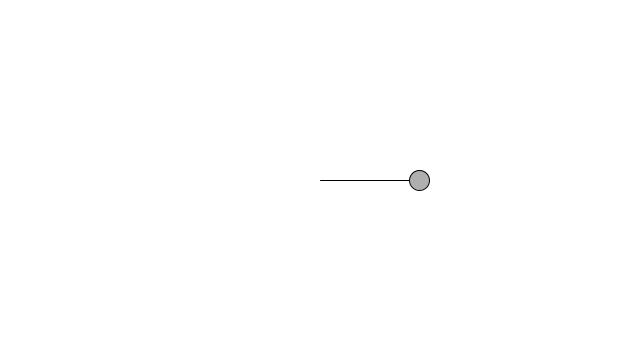
Frame 1 (no input)
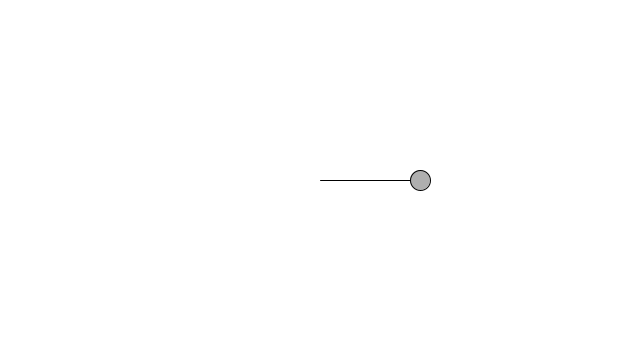
Frame 60 (the mouse pressed at the canvas centre just before this capture)
Frame 120 (the mouse held since frame 60 and released just before this capture): identical to frame 60, image omitted

The Processing sketch that drew these frames (run headless with seeded random() and noise(); from frame 60 on, the mouse is pressed at the canvas centre):

// Processing sketch: shm
// ── shm.pde
void setup() {
	size(640, 360);
}

void draw() {
	background(255);

	float period = 60;
	float amplitude = 100;

	float x = amplitude * cos(TWO_PI * frameCount / period);

	stroke(0);
	fill(175);
	translate(width/2, height/2);
	line(0, 0, x, 0);
	ellipse(x, 0, 20, 20);
}
